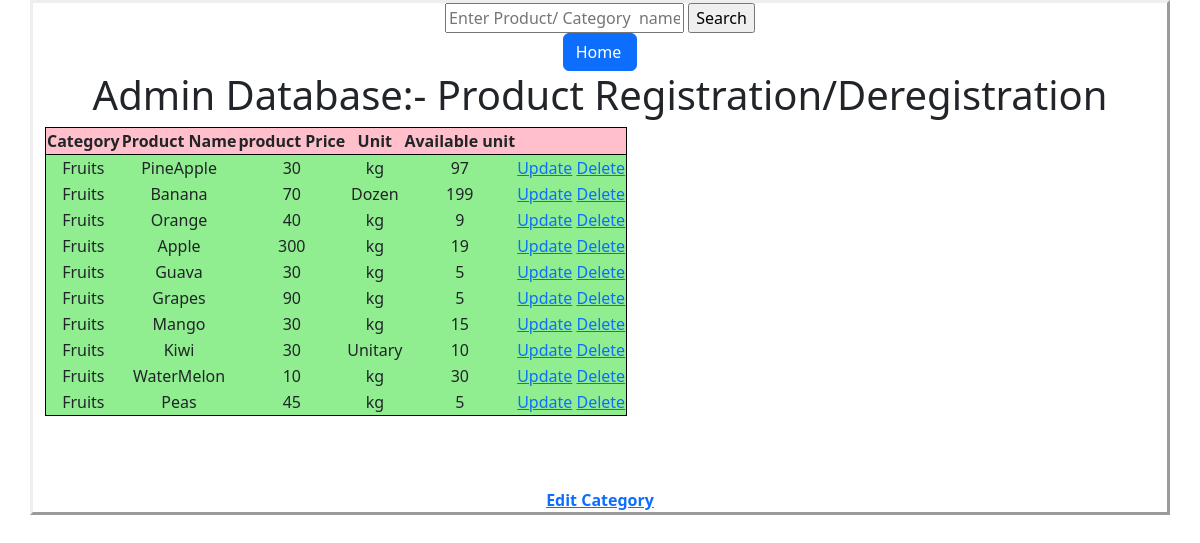
Screenshot of /category_filter?aid=adarsh&cat=Fruits with the database file from the repository.
### application/models.py (models this page shows)
class products(db.Model):
  __tablename__="product"
  product_name=db.Column(db.String, primary_key=True, unique=True)
  category=db.Column(db.String)
  unit=db.Column(db.String)
  rate_per_unit=db.Column(db.Integer )
  quantity=db.Column(db.Integer )

### application/controllers.py (the view)
@app.route("/category_filter", methods=["GET", "POST"])
def category_filter():
  aid=request.args["aid"]
  cat=request.args["cat"]
  data=products.query.filter(products.category==cat).all()
  return render_template("admin_product_database.html",products=data,aid=aid)

### templates/admin_product_database.html (shortened to what this page needs)
<!DOCTYPE HTML>
<html>
  <head>
   <link href="https://cdn.jsdelivr.net/npm/bootstrap@5.3.0-alpha3/dist/css/bootstrap.min.css" rel="stylesheet">
  </head>
  <body>
  <div class="container" style="border:solid;border-style:outset;text-align:center">
  <form method="POST" action="/admin_search?aid={{aid}}">
      <input type="text" name="query" placeholder="Enter Product/ Category  name">
      <input type="submit" value="Search">
  </form>
  <a style="padding-right:15px" class="btn btn-primary" href="/" role="button"> Home </a>
    <h1> Admin Database:- Product Registration/Deregistration</h1>
    {% if true %}
    <div style="text-align:center">
      <table  id = "all-students" style="border:1px solid black;text-align:center">
             <tr style="background-color:pink;border:1px solid black">
                <th>Category</th>
                <th>Product Name</th>
                <th>product Price</th>
                <th>Unit</th>
                <th>Available unit</th>
                <th></th>
              </tr>
        {%  for row in products %}
          <tr style="background-color:#90EE90">
            <td>{{row["category"]}}</td>
            <td>{{row["product_name"]}}</td>
            <td>{{row["rate_per_unit"]}}</td>
            <td>{{row["unit"]}}</td>
            <td>{{row["quantity"]}}</td>
            <td>
<a href=/update_product?aid={{aid}}&pname={{row["product_name"]}} type="button">Update</a>
<a href=/delete_product?aid={{aid}}&pname={{row["product_name"]}} type="button"> Delete </a>
            </td>
          </tr>
        {% endfor %}
   </div>
    </table><br> <br> <br>
    <b><a href=/category_managemnt?aid={{aid}} method="GET" style='text-align:cente;'>
               Edit Category </a></b>
    {% endif %}
    </div>
  </body>
</html>

### rows the page displays
products: category "Fruits", product_name "PineApple", rate_per_unit "30", unit "kg", quantity "97"
products: category "Fruits", product_name "Banana", rate_per_unit "70", unit "Dozen", quantity "199"
products: category "Fruits", product_name "Orange", rate_per_unit "40", unit "kg", quantity "9"
products: category "Fruits", product_name "Apple", rate_per_unit "300", unit "kg", quantity "19"
products: category "Fruits", product_name "Guava", rate_per_unit "30", unit "kg", quantity "5"
products: category "Fruits", product_name "Grapes", rate_per_unit "90", unit "kg", quantity "5"
products: category "Fruits", product_name "Mango", rate_per_unit "30", unit "kg", quantity "15"
products: category "Fruits", product_name "Kiwi", rate_per_unit "30", unit "Unitary", quantity "10"
products: category "Fruits", product_name "WaterMelon", rate_per_unit "10", unit "kg", quantity "30"
products: category "Fruits", product_name "Peas", rate_per_unit "45", unit "kg", quantity "5"
